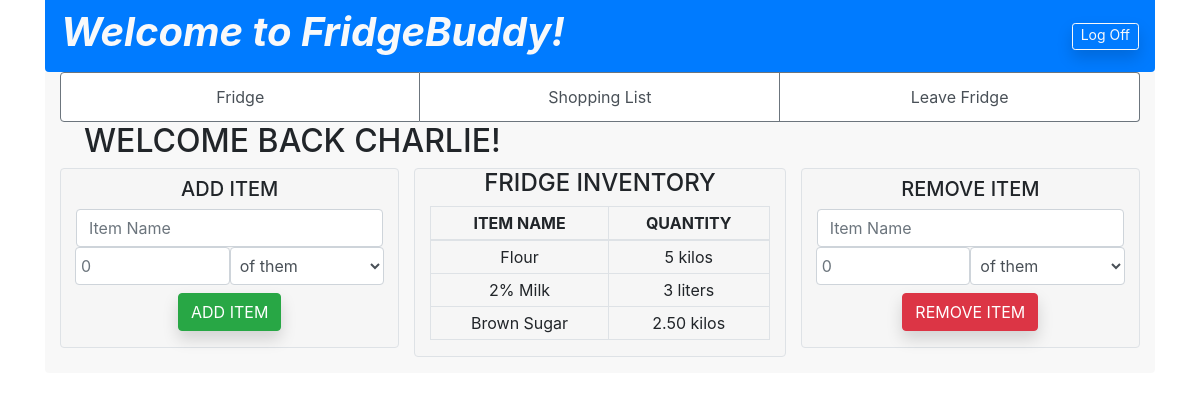
The app's page /fridge/inventory (signed in), older data.
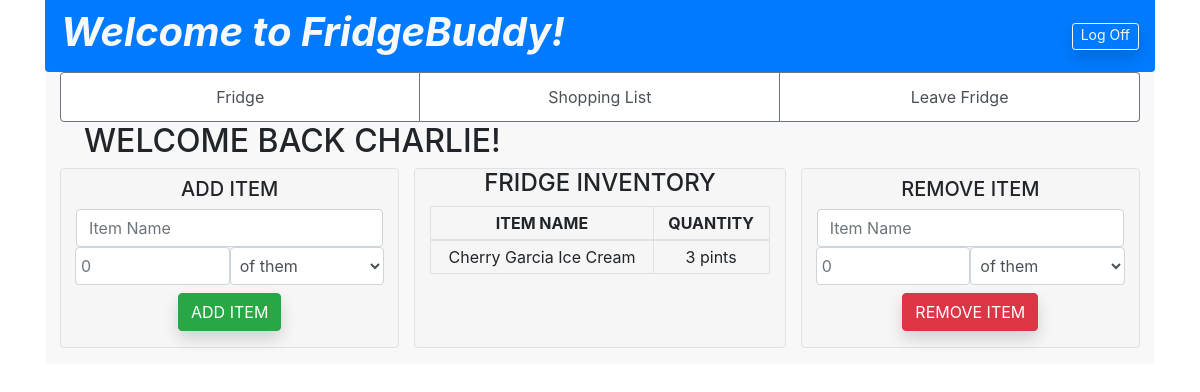
The same page, newer data.
### login_and_rego/models.py (models this page shows)
class User(models.Model):
    first_name = models.CharField(max_length=60)
    last_name = models.CharField(max_length=60)
    email = models.EmailField(max_length=100)
    password = models.CharField(max_length=100)
    fridge = models.ForeignKey(Fridge, related_name="members", on_delete=models.CASCADE, null=True)
    created_at = models.DateTimeField(auto_now_add=True)
    updated_at = models.DateTimeField(auto_now=True)
    objects = UserManager()

### fridge/models.py (models this page shows)
class FridgeIngredient(models.Model):
    name = models.CharField(max_length=255)
    quantity = models.FloatField()
    unit = models.CharField(max_length=10)
    fridge = models.ForeignKey(Fridge, related_name="contents", on_delete=models.CASCADE)
    created_at = models.DateTimeField(auto_now_add=True)
    last_updated = models.DateTimeField(auto_now=True)
    objects = FridgeIngredientManager()

### fridge/views.py (the view)
# urls.py: path('inventory', views.display_inventory),
def display_inventory(request):
    if 'not_logged_in' in request.session:
        messages.error(request, request.session['not_logged_in'], extra_tags="login")
        del request.session['not_logged_in']
    this_fridge = User.objects.get(id=request.session['user_id']).fridge
    context = {
        "online_user": User.objects.get(id=request.session['user_id']),
        "fridge": User.objects.get(id=request.session['user_id']).fridge,
        "inventory": this_fridge.contents.all(),
        "members": this_fridge.members.all()
    }
    return render(request, 'inventory.html', context)

### fridge/templates/inventory.html (shortened to what this page needs)
<!DOCTYPE html>
<html lang="en">
<head>
    <link rel="stylesheet" href="https://cdn.jsdelivr.net/npm/bootstrap@4.5.3/dist/css/bootstrap.min.css">
</head>
<body>
    <div class="container">
        <nav class="navbar bg-primary text-light rounded-bottom">
            <h1><strong><em>Welcome to FridgeBuddy!</em></strong></h1>
            <button onclick="location.href='/log_out'" type="button" class="btn btn-outline-light shadow btn-sm pt-0 pb-1 px-2">Log Off</button>
        </nav>
        <div class="container rounded-bottom pb-3" style="background-color: rgba(245, 245, 245, 0.7)">
            <div class="row text-center">
                <div class="col">
                    <div class="list-group list-group-horizontal">
                        <a href="/fridge/inventory" class="list-group-item list-group-item-action border-secondary">Fridge</a>
                        <a href="/shopping_list" class="list-group-item list-group-item-action border-secondary">Shopping List</a>
                        <a href="/fridge/leave" class="list-group-item list-group-item-action border-secondary">Leave Fridge</a>
                    </div>
                </div>
            </div>
            <div class="row">
                <div class="col">
                    <h2 class="ml-4">WELCOME BACK {{online_user.first_name|upper}}!</h2>
                </div>
            </div>
            <div class="row">
                <div class="col text-center">
                    <div class="container border rounded py-2" style="background-color: rgba(245, 245, 245, 0.7)">
                        <h5>ADD ITEM</h5>
                        <form action="/fridge/inventory/add_item" method="POST">
                            <input type="text" name="item_name" placeholder="Item Name" class="form-control">
                            <div class="form-row px-1">
                            <input type="number" min="0" step="0.01" name="quantity" placeholder="0" class="form-control col">
                                <select name="unit" class="form-control col">
                                    <option value="of them">of them</option>
                                </select>
                            </div>
                            <button type="submit" class="btn btn-success shadow mt-2">ADD ITEM</button>
                        </form>
                    </div>
                </div>
                <div class="col text-center border rounded" style="background-color: rgba(245, 245, 245, 0.7)">
                    <h4>FRIDGE INVENTORY</h4>
                    <table class="table text-center table-bordered">
                        <thead class="thead-info">
                            <tr>
                                <th class="py-1">ITEM NAME</th>
                                <th class="py-1">QUANTITY</th>
                            </tr>
                        </thead>
                        <tbody>
                        {% for item in inventory %}
                            <tr>
                                <td class="py-1">{{item.name}}</td>
                                <td class="py-1">{{item.quantity|floatformat:"-2"}} {{item.unit}}</td>
                            </tr>
                        {% endfor%}
                        </tbody>
                    </table>
                </div>
                <div class="col text-center">
                    <div class="container border py-2 rounded" style="background-color: rgba(245, 245, 245, 0.7)">
                        <h5>REMOVE ITEM</h5>
                        <form action="/fridge/inventory/remove_item" method="POST">
                            <input type="text" name="item_name" placeholder="Item Name" class="form-control">
                            <div class="form-row px-1">
                                <input type="number" min="0" step="0.01" name="quantity" placeholder="0" class="form-control col">
                                <select name="unit" class="form-control col">
                                    <option value="of them">of them</option>
                                </select>
                            </div>
                            <button type="submit" class="btn btn-danger shadow mt-2">REMOVE ITEM</button>
                        </form>
                    </div>
                </div>
            </div>
        </div>
    </div>
</body>
</html>

### fridge/templates/inventory.html (style rules this page uses)
body { background-image: url('https://cdn.hipwallpaper.com/i/14/86/JyYN9l.jpeg'); background-repeat: no-repeat; background-size: cover; }

Row changes from the older to the newer data that the page shows:
removed FridgeIngredient: name "Flour", quantity "5", unit "kilos"
removed FridgeIngredient: name "2% Milk", quantity "3", unit "liters"
removed FridgeIngredient: name "Brown Sugar", quantity "2.50", unit "kilos"
added FridgeIngredient: name "Cherry Garcia Ice Cream", quantity "3", unit "pints"
